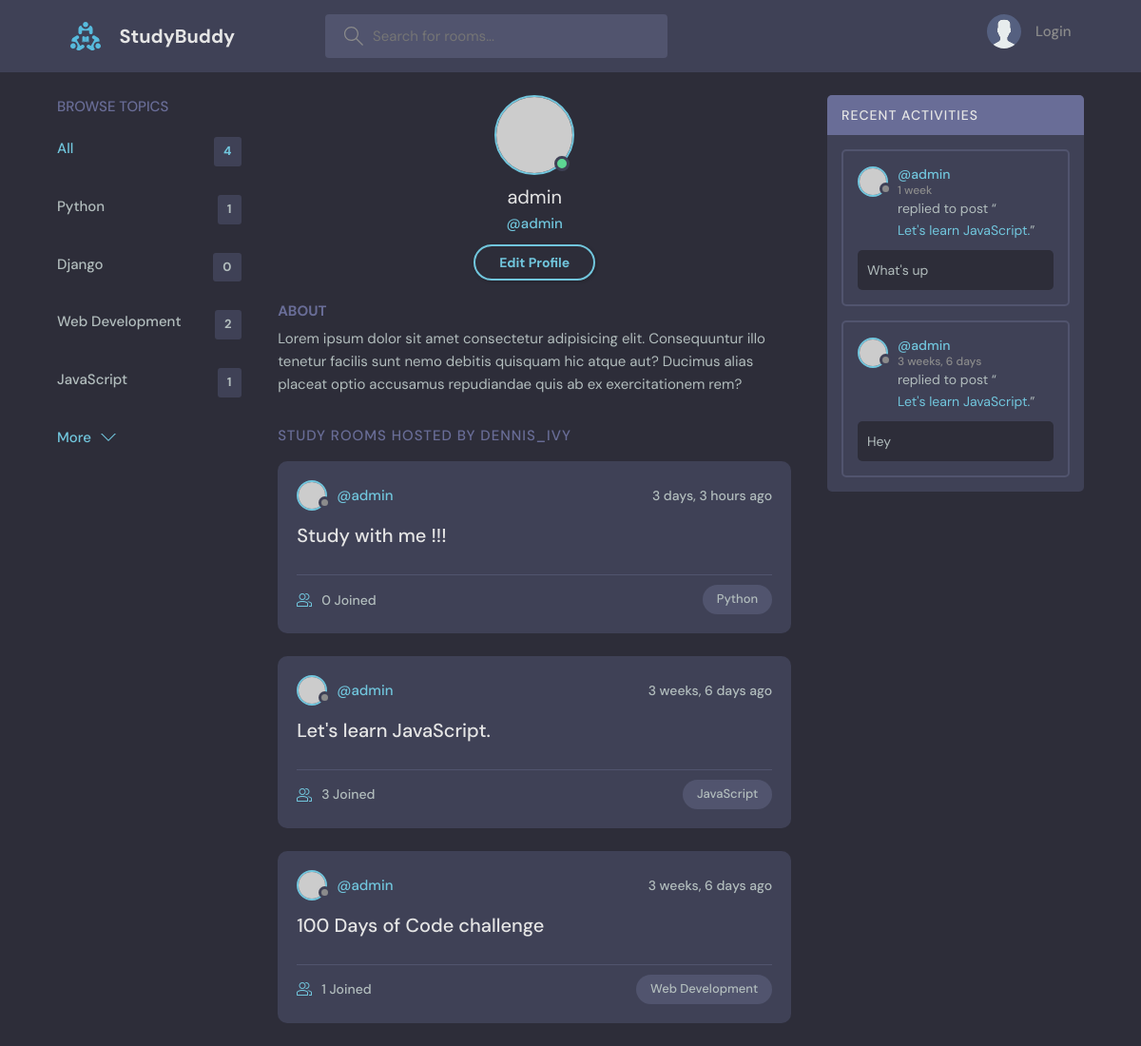
The app's page /profile/1 with its own data.
### base/models.py (models this page shows, shortened)
class Topic(models.Model):
   name = models.CharField(max_length=200)

class Room(models.Model):
   host = models.ForeignKey(User, on_delete=models.SET_NULL, null=True)
   topic = models.ForeignKey(Topic, on_delete=models.SET_NULL, null=True)
   name = models.CharField(max_length=200)
   description = models.TextField(null=True, blank=True)
   participants = models.ManyToManyField(User, related_name='participants', blank=True)
   updated = models.DateField(auto_now=True)
   created = models.DateField(auto_now_add=True)
   class Meta:
      ordering = ['-updated', '-created']

class Message(models.Model):
   user = models.ForeignKey(User, on_delete=models.CASCADE)
   room = models.ForeignKey(Room, on_delete=models.CASCADE)
   body = models.TextField()
   updated = models.DateField(auto_now=True)
   created = models.DateField(auto_now_add=True)
   class Meta:
      ordering = ['-updated', '-created']

### base/views.py (the view)
# urls.py: path('profile/<str:pk>', views.userProfile, name='user-profile'),
def userProfile(request, pk):
    user = User.objects.get(id=pk)
    rooms = user.room_set.all()
    room_messages = user.message_set.all()
    topics = Topic.objects.all()
    context = {'user':user, 'rooms':rooms, 'room_messages':room_messages, 'topics':topics}
    return render(request, 'base/profile.html', context)

### base/templates/base/profile.html
{% extends 'main.html' %}
{% block content %}
  <main class="profile-page layout layout--3">
    <div class="container">
      {% include 'base/topic_component.html' %}
      <div class="roomList">
        <div class="profile">
          <div class="profile__avatar">
            <div class="avatar avatar--large active">
              <img src="https://randomuser.me/api/portraits/men/11.jpg" />
            </div>
          </div>
          <div class="profile__info">
            <h3>{{user.username}}</h3>
            <p>@{{user.username}}</p>
            <a href="edit-user.html" class="btn btn--main btn--pill">Edit Profile</a>
          </div>
          <div class="profile__about">
            <h3>About</h3>
            <p>
              Lorem ipsum dolor sit amet consectetur adipisicing elit. Consequuntur illo tenetur
              facilis sunt nemo debitis quisquam hic atque aut? Ducimus alias placeat optio
              accusamus repudiandae quis ab ex exercitationem rem?
            </p>
          </div>
        </div>
        <div class="roomList__header">
          <div>
            <h2>Study Rooms Hosted by dennis_ivy</a>
            </h2>
          </div>
        </div>
        {% include 'base/feed_component.html' %}
      </div>
      {% include 'base/activity_component.html' %}
    </div>
  </main>
{% endblock content %}

### base/templates/base/topic_component.html
<div class="topics">
   <div class="topics__header">
     <h2>Browse Topics</h2>
   </div>
   <ul class="topics__list">
     <li>
       <a href="{% url 'home' %}" class="active">All <span>{{topics.count}}</span></a>
     </li>
     {% for topic in topics %}
      <li>
         <a href="{% url 'home' %}?q={{topic.name}}">{{topic.name}} <span>{{topic.room_set.all.count}}</span></a>
      </li>
     {% endfor %}
   </ul>
   <a class="btn btn--link" href="topics.html">
     More
     <svg version="1.1" xmlns="http://www.w3.org/2000/svg" width="32" height="32" viewBox="0 0 32 32">
       <title>chevron-down</title>
       <path d="M16 21l-13-13h-3l16 16 16-16h-3l-13 13z"></path>
     </svg>
   </a>
</div>

### base/templates/base/feed_component.html (shortened to what this page needs)
{% for room in rooms %}
<div class="roomListRoom">
   <div class="roomListRoom__header">
     <a href="{% url 'user-profile' room.host.id %}" class="roomListRoom__author">
       <div class="avatar avatar--small">
         <img src="https://randomuser.me/api/portraits/women/11.jpg" />
       </div>
       <span>@{{room.host.username}}</span>
     </a>
     <div class="roomListRoom__actions">
       <span>{{room.created|timesince}} ago</span>
     </div>
   </div>
   <div class="roomListRoom__content">
     <a href="{% url 'room' room.id %}">{{room.name}}</a>
   </div>
   <div class="roomListRoom__meta">
     <a href="{% url 'room' room.id %}" class="roomListRoom__joined">
       {{room.participants.all.count}} Joined
     </a>
     <p class="roomListRoom__topic">{{room.topic.name}}</p>
   </div>
</div>
{% endfor %}

### base/templates/base/activity_component.html (shortened to what this page needs)
<div class="activities">
   <div class="activities__header">
     <h2>Recent Activities</h2>
   </div>
   {% for message in room_messages %}
      <div class="activities__box">
      <div class="activities__boxHeader roomListRoom__header">
         <a href="{% url 'user-profile' message.user.id %}" class="roomListRoom__author">
            <div class="avatar avatar--small">
            <img src="https://randomuser.me/api/portraits/women/11.jpg" />
            </div>
            <p>
               @{{message.user}}
            <span> {{message.created|timesince}}</span>
            </p>
         </a>
      </div>
      <div class="activities__boxContent">
         <p>replied to post “<a href="{% url 'room' message.id %}">{{message.room.name}}</a>”</p>
         <div class="activities__boxRoomContent">
            {{message.body}}
         </div>
      </div>
      </div>
   {% endfor %}
 </div>

### records on screen
Topic: name "Python", room_set.all.count "1"
Topic: name "Django", room_set.all.count "0"
Topic: name "Web Development", room_set.all.count "2"
Topic: name "JavaScript", room_set.all.count "1"
Room: host.username "admin", created "3 days, 3 hours", name "Study with me !!!", participants.all.count "0", topic.name "Python"
Room: host.username "admin", created "3 weeks, 6 days", name "Let's learn JavaScript.", participants.all.count "3", topic.name "JavaScript"
Room: host.username "admin", created "3 weeks, 6 days", name "100 Days of Code challenge", participants.all.count "1", topic.name "Web Development"
Message: user "admin", created "1 week", room.name "Let's learn JavaScript.", body "What's up"
Message: user "admin", created "3 weeks, 6 days", room.name "Let's learn JavaScript.", body "Hey"

### other values on screen
{{ topics.count }} "4"
{{ user.username }} "admin"
